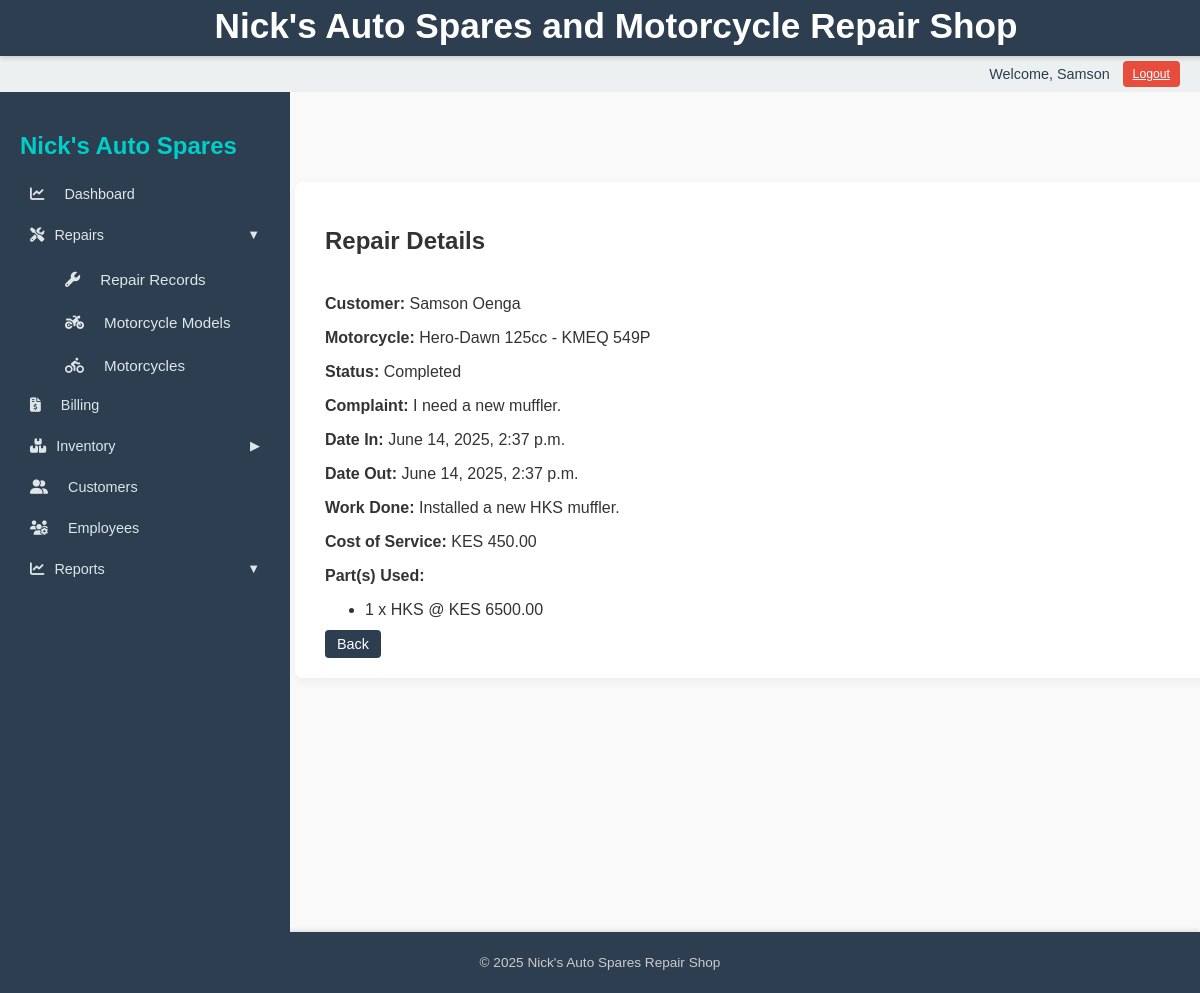
Screenshot of /repairs/5/ (signed in) with the database file from the repository.
### repairs/models.py (models this page shows, shortened)
class RepairRecord(models.Model):
    STATUS_CHOICES = [
        ('Pending', 'Pending'),
        ('Completed', 'Completed'),
        ('Cancelled', 'Cancelled'),
    ]
    customer = models.ForeignKey(Customer, on_delete=models.CASCADE)
    mechanic = models.ForeignKey(Employee, on_delete=models.SET_NULL, null=True, blank=True)
    motorcycle = models.ForeignKey( 'repairs.Motorcycle',
                                    on_delete=models.CASCADE,
                                    null=True,
                                    blank=True
                                    )
    complaint = models.TextField()
    work_done = models.TextField(blank=True, null=True)
    cost_of_service = models.DecimalField(max_digits=10, decimal_places=2, default=0.0)
    date_in = models.DateTimeField()
    date_out = models.DateTimeField(blank=True, null=True)
    status = models.CharField(max_length=10, choices=STATUS_CHOICES, default='Pending')

class Motorcycle(models.Model):
    customer = models.ForeignKey(Customer, on_delete=models.CASCADE, related_name='motorcycles')
    model = models.ForeignKey('MotorcycleModel', on_delete=models.SET_NULL, null=True)
    license_plate = models.CharField(max_length=20, unique=True, blank=True, null=True)
    year = models.PositiveIntegerField(blank=True, null=True)
    def __str__(self):
        model_name = self.model.name if self.model else "Unknown Model"
        plate = self.license_plate or "No Plate"
        return f"{model_name} - {plate}"

class MotorcycleModel(models.Model):
    name = models.CharField(max_length=100, unique=True)
    manufacturer = models.CharField(max_length=100, blank=True, null=True)

class RepairPart(models.Model):
    repair = models.ForeignKey(RepairRecord, on_delete=models.CASCADE)
    part = models.ForeignKey(SparePart, on_delete=models.CASCADE)
    quantity = models.PositiveIntegerField()

### customers/models.py (models this page shows, shortened)
class Customer(models.Model):
    name = models.CharField(max_length=100)
    phone_number = models.CharField(max_length=20, unique=True)
    email = models.EmailField(blank=True, null=True)
    address = models.TextField(blank=True, null=True)
    date_created = models.DateTimeField(auto_now_add=True)

### inventory/models.py (models this page shows, shortened)
class SparePart(models.Model):
    name = models.CharField(max_length=100)
    part_number = models.CharField(max_length=50, blank=True, null=True)
    category = models.ForeignKey(PartCategory, on_delete=models.SET_NULL, null=True, blank=True)
    quantity = models.PositiveIntegerField()
    price = models.DecimalField(max_digits=10, decimal_places=2)
    supplier = models.ForeignKey('Supplier', on_delete=models.SET_NULL, null=True, blank=True)
    date_added = models.DateTimeField(auto_now_add=True)
    procurement_cost = models.DecimalField(max_digits=10, decimal_places=2, default=0)

### repairs/views.py (the view)
# urls.py: path('<int:pk>/', views.repair_detail, name='repair_detail'),
@login_required
def repair_detail(request, pk):
    repair = get_object_or_404(RepairRecord, pk=pk)
    parts = RepairPart.objects.filter(repair=repair)
    return render(request,
                 'repairs/repair_detail.html',
                 {'repair': repair, 'parts': parts})

### repairs/templates/repairs/repair_detail.html
{% extends "base_dashboard.html" %}
{% block content %}
<div class="page-card">
    <div class="page-header">
        <h2>Repair Details</h2>
    </div>
    <div class="detail-info">
        <p><strong>Customer:</strong> {{ repair.customer.name }}</p>
        <p><strong>Motorcycle:</strong> {{ repair.motorcycle }}</p>
        <p><strong>Status:</strong> {{ repair.status }}</p>
        <p><strong>Complaint:</strong> {{ repair.complaint }}</p>
        <p><strong>Date In:</strong> {{ repair.date_in }}</p>
        <p><strong>Date Out:</strong> {{ repair.date_out }}</p>
        <p><strong>Work Done:</strong> {{ repair.work_done }}</p>
        <p><strong>Cost of Service:</strong> KES {{ repair.cost_of_service }}</p>
        <p><strong>Part(s) Used:</strong></p>
        <ul>
            {% for part in parts %}
                <li>{{ part.quantity }} x {{ part.part.name }} @ KES {{ part.part.price }}</li>
            {% empty %}
                <li>No parts used for this repair.</li>
            {% endfor %}
        </ul>
    </div>
    <a href="{% url 'repair_list' %}" class="button">Back</a>
</div>
{% endblock %}

### templates/base_dashboard.html (shortened to what this page needs)
{% load static %}
<!DOCTYPE html>
<html lang="en">
<head>
    <link rel="stylesheet" href="{% static 'css/styles.css' %}">
    <link rel="stylesheet" href="https://cdnjs.cloudflare.com/ajax/libs/font-awesome/6.5.0/css/all.min.css" />
    <link rel="stylesheet" href="https://cdnjs.cloudflare.com/ajax/libs/font-awesome/6.5.0/css/all.min.css">
</head>
<body>
    <header>
        <h1>Nick's Auto Spares and Motorcycle Repair Shop</h1>
    </header>
    <nav class="user-nav">
        {% if user.is_authenticated %}
            <span class="username">Welcome, {{ user.username }}</span>
            <form method="post" action="{% url 'logout' %}">
                <button type="submit" class="logout-button">Logout</button>
            </form>
        {% else %}
            <a href="{% url 'login' %}" class="button">Login</a>
        {% endif %}
    </nav>
    <div class="layout-container">
        <aside class="sidebar" id="sidebar">
            <h2>Nick's Auto Spares</h2>
            <a href="{% url 'reports_overview' %}" class="{% if request.path == '/reports/overview/' %}active{% endif %}">
                <i class="fas fa-chart-line"></i> Dashboard
            </a>
            <button class="toggle {% if 'repairs' in request.path or 'motorcycles' in request.path or 'motorcyclemodels' in request.path %}active{% endif %}" onclick="toggleMenu('repairsSubmenu', this)">
                <i class="fas fa-tools"></i> Repairs
                <span class="chevron" style="margin-left:auto;">&#9660;</span>
            </button>
            <div id="repairsSubmenu" class="submenu {% if 'repairs' in request.path or 'motorcycles' in request.path or 'motorcyclemodels' in request.path %}show{% endif %}">
                <a href="{% url 'repair_list' %}" class="{% if request.path == '/repairs/' %}active{% endif %}">
                    <i class="fas fa-wrench"></i> Repair Records
                </a>
                <a href="{% url 'motorcycle_model_list' %}" class="{% if request.path == '/repairs/motorcyclemodels/' %}active{% endif %}">
                    <i class="fas fa-motorcycle"></i> Motorcycle Models
                </a>
                <a href="{% url 'motorcycle_list' %}" class="{% if request.path == '/repairs/motorcycles/' %}active{% endif %}">
                    <i class="fas fa-biking"></i> Motorcycles
                </a>
            </div>
            <a href="{% url 'invoice_list' %}" class="{% if 'billing' in request.path %}active{% endif %}">
                <i class="fas fa-file-invoice-dollar"></i> Billing
            </a>
            <button class="toggle {% if 'inventory' in request.path or 'suppliers' in request.path or 'partcategory' in request.path %}active{% endif %}" onclick="toggleMenu('inventorySubmenu', this)">
                <i class="fas fa-boxes"></i> Inventory
                <span class="chevron" style="margin-left:auto;">&#9654;</span>
            </button>
            <a href="{% url 'customer_list' %}" class="{% if 'customers' in request.path %}active{% endif %}">
                <i class="fas fa-user-friends"></i> Customers
            </a>
            <a href="{% url 'employee_list' %}" class="{% if 'employees' in request.path %}active{% endif %}">
                <i class="fas fa-users-cog"></i> Employees
            </a>
            <button class="toggle {% if '/reports/' in request.path %}active{% endif %}" onclick="toggleMenu('reportsSubmenu', this)">
                <i class="fas fa-chart-line"></i> Reports
                <span class="chevron" style="margin-left:auto;">&#9660;</span>
            </button>
        </aside>
    <main class="main-content">
        <div class="content-wrapper">
            {% block content %}
            {% endblock %}
        </div>
    </main>
    </div>
    <footer>
        <p>&copy; 2025 Nick's Auto Spares Repair Shop</p>
    </footer>
</body>
</html>

### static/css/styles.css (style rules this page uses)
body { font-family: Arial, sans-serif; background-color: #f9f9f9; color: #333; margin: 0; padding: 0; }
h1 { text-align: center; margin-top: 20px; }
header { background-color: #2c3e50; color: white; padding: 1rem; text-align: center; }
nav.user-nav { background-color: #ecf0f1; padding: 10px 20px; text-align: right; }
main { padding: 20px; }
footer { background-color: #2c3e50; color: white; text-align: center; padding: 10px; margin-top: 40px; }
.button, .logout-button, input[type="submit"], button { background-color: #2c3e50; color: white; border: none; padding: 6px 12px; text-decoration: none; border-radius: 4px; cursor: pointer; font-size: 0.9rem; }
.logout-button { background: none; color: blue; border: none; padding: 0; text-decoration: underline; font-size: 1rem; }
.page-card { background-color: #fff; padding: 25px 30px; border-radius: 8px; box-shadow: 0 4px 12px rgba(0, 0, 0, 0.05); margin-top: 30px; }
.page-header { display: flex; justify-content: space-between; align-items: center; margin-bottom: 20px; }

### templates/base_dashboard.html (style rules this page uses)
body { margin: 0; font-family: Arial, sans-serif; height: 100vh; }
.sidebar { width: 250px; background-color: #2c3e50; color: #fff; padding: 20px; height: 100vh; overflow-y: auto; }
.sidebar h2 { color: #00cec9; margin-bottom: 1rem; }
.sidebar a, .sidebar button.toggle { display: flex; align-items: center; gap: 10px; padding: 10px; color: #dfe6e9; text-decoration: none; margin-bottom: 5px; background: none; border: none; text-align: left; width: 100%; cursor: pointer; font-size: 0.9em;; }
.sidebar a:hover, .sidebar .active, .sidebar button.toggle:hover { background-color: #2980b9; color: #2d3436; }
.sidebar:not(.hidden) { transform: translateX(0); }
.sidebar a i { margin-right: 10px; }
.layout-container { display: grid; grid-template-columns: 250px 1fr; min-height: calc(100vh - 56px - 36px); margin-top: 92px; }
.main-content { display: flex; justify-content: center; align-items: flex-start; padding: 40px 20px; overflow-y: auto; width: 100%; box-sizing: border-box; }
.content-wrapper { width: 100%; max-width: 900px; padding: 20px; box-sizing: border-box; }
.page-card, .form-card { width: 100%; max-width: 900px; }
.submenu { display: none; flex-direction: column; margin-left: 20px; }
.submenu a { font-size: 0.95em; padding-left: 25px; margin: 3px 0; }
.submenu.show { display: flex; }
.chevron { font-size: 0.9em; transition: transform 0.2s ease; }
.user-nav { position: fixed; top: 56px; left: 0; width: 100%; height: 36px; background-color: #2c3e50; color: #2c3e50; padding: 0 1rem; display: flex; justify-content: flex-end; align-items: center; gap: 0.8rem; font-size: 0.9em; box-sizing: border-box; z-index: 999; transition: transform 0.3s ease; will-change: transform; }
.user-nav .username { font-weight: 500; }
.logout-button, .user-nav .button { background-color: #e74c3c; color: #fff; border: none; padding: 6px 10px; cursor: pointer; font-size: 0.85em; border-radius: 4px; }
header { position: fixed; top: 0; left: 0; width: 100%; height: 56px; background-color: #2c3e50; color: #fff; padding: 0 1rem; display: flex; align-items: center; justify-content: center; z-index: 1000; font-size: 1.1em; font-weight: 600; box-shadow: 0 2px 5px rgba(0,0,0,0.15); transition: transform 0.3s ease; will-change: transform; }
footer { background-color: #2c3e50; color: #ccc; text-align: center; padding: 0.6rem; font-size: 0.85em; margin-top: auto; box-shadow: 0 -2px 4px rgba(0,0,0,0.1); }

### rows the page displays
RepairRecord: customer.name "Samson Oenga", motorcycle "Hero-Dawn 125cc - KMEQ 549P", status "Completed", complaint "I need a new muffler.", date_in "June 14, 2025, 2:37 p.m.", date_out "June 14, 2025, 2:37 p.m.", work_done "Installed a new HKS muffler.", cost_of_service "450.00"
RepairPart: quantity "1", part.name "HKS", part.price "6500.00"

### other values shown
{{ user.username }} "Samson"
